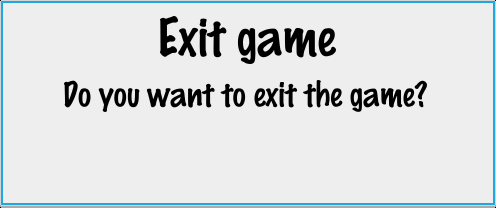

This is a level from a 2D game, rendered from its Tiled map with the project's own tilesets. A one-line summary and the map file follow, with tile-layer data summarised:
An orthogonal 31x13 tile map with 16x16 px tiles, 3 tile layers (background, title, message), 3 tilesets and 2 objects (no, yes).

<map version="1.5" tiledversion="1.6.0" orientation="orthogonal" renderorder="right-down" width="31" height="13" tilewidth="16" tileheight="16" infinite="0" nextlayerid="6" nextobjectid="5">
 <tileset firstgid="1" name="ui_tilesheet" tilewidth="16" tileheight="16" tilecount="270" columns="30">
  <image source="assets/ui_tilesheet.png" width="480" height="144" />
 </tileset>
 <tileset firstgid="271" name="text-exit-game-title" tilewidth="176" tileheight="48" tilecount="1" columns="0">
  <grid orientation="orthogonal" width="1" height="1" />
  <tile id="0">
   <image width="176" height="48" source="assets/text-exit-game-title.png" />
  </tile>
 </tileset>
 <tileset firstgid="272" name="text-exit-game-text" tilewidth="363" tileheight="32" tilecount="1" columns="0">
  <grid orientation="orthogonal" width="1" height="1" />
  <tile id="0">
   <image width="363" height="32" source="assets/text-exit-game-text.png" />
  </tile>
 </tileset>
 <layer id="1" name="background" width="31" height="13">
  <data>[403 cells, 403 non-empty, 9 distinct tile ids]</data>
 </layer>
 <layer id="2" name="title" width="31" height="13">
  <data>[403 cells, 1 non-empty, 1 distinct tile ids]</data>
 </layer>
 <layer id="3" name="message" width="31" height="13">
  <data>[403 cells, 1 non-empty, 1 distinct tile ids]</data>
 </layer>
 <objectgroup id="4" name="buttons">
  <object id="3" name="no" x="368" y="160">
   <properties>
    <property name="font-name" value="fonts/Marker Felt.ttf" />
    <property name="font-size" type="float" value="20" />
    <property name="src-disabled" value="ui/assets/blue_button_disabled.png" />
    <property name="src-normal" value="ui/assets/blue_button_normal.png" />
    <property name="src-pressed" value="ui/assets/blue_button_pressed.png" />
    <property name="title" value="No" />
   </properties>
   <point />
  </object>
  <object id="4" name="yes" x="128" y="160">
   <properties>
    <property name="font-name" value="fonts/Marker Felt.ttf" />
    <property name="font-size" type="float" value="20" />
    <property name="src-disabled" value="ui/assets/blue_button_disabled.png" />
    <property name="src-normal" value="ui/assets/blue_button_normal.png" />
    <property name="src-pressed" value="ui/assets/blue_button_pressed.png" />
    <property name="title" value="Yes" />
   </properties>
   <point />
  </object>
 </objectgroup>
</map>
